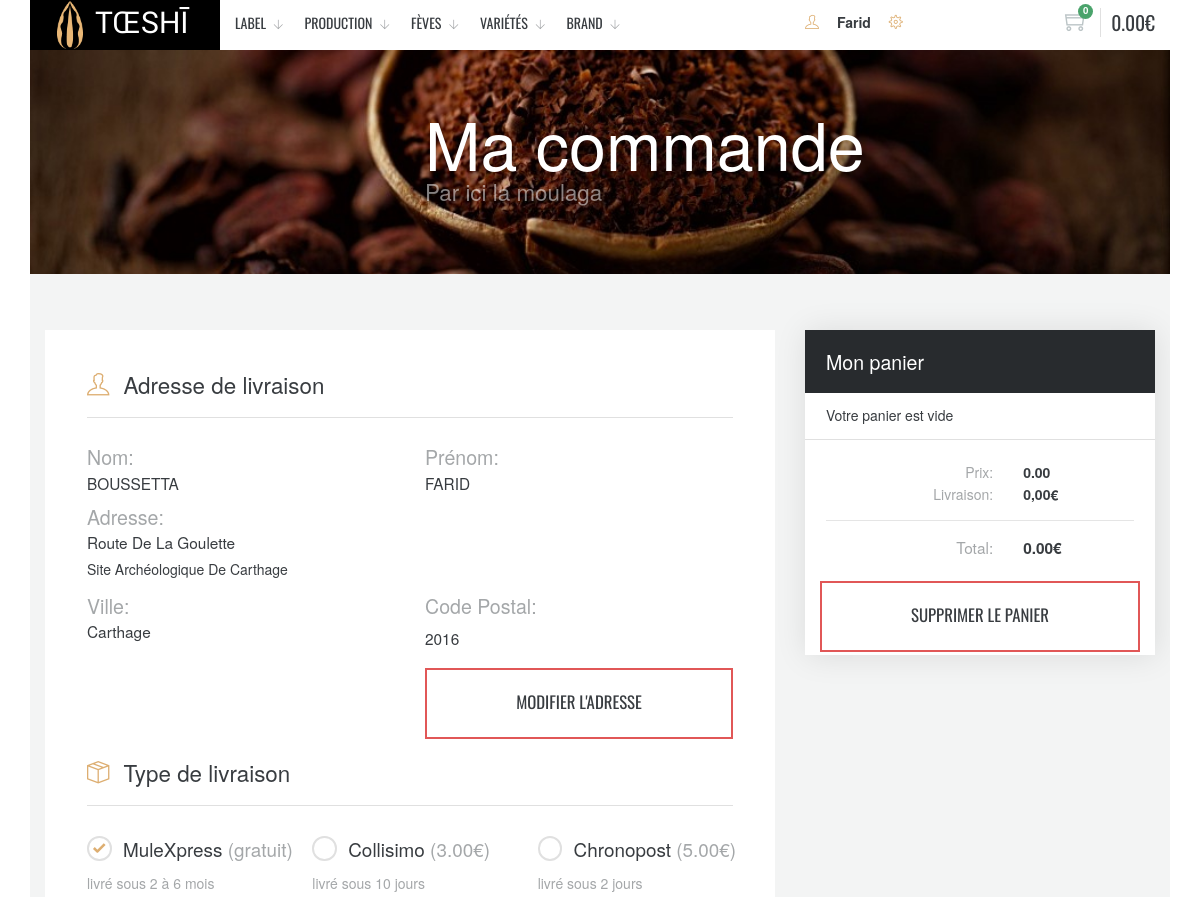
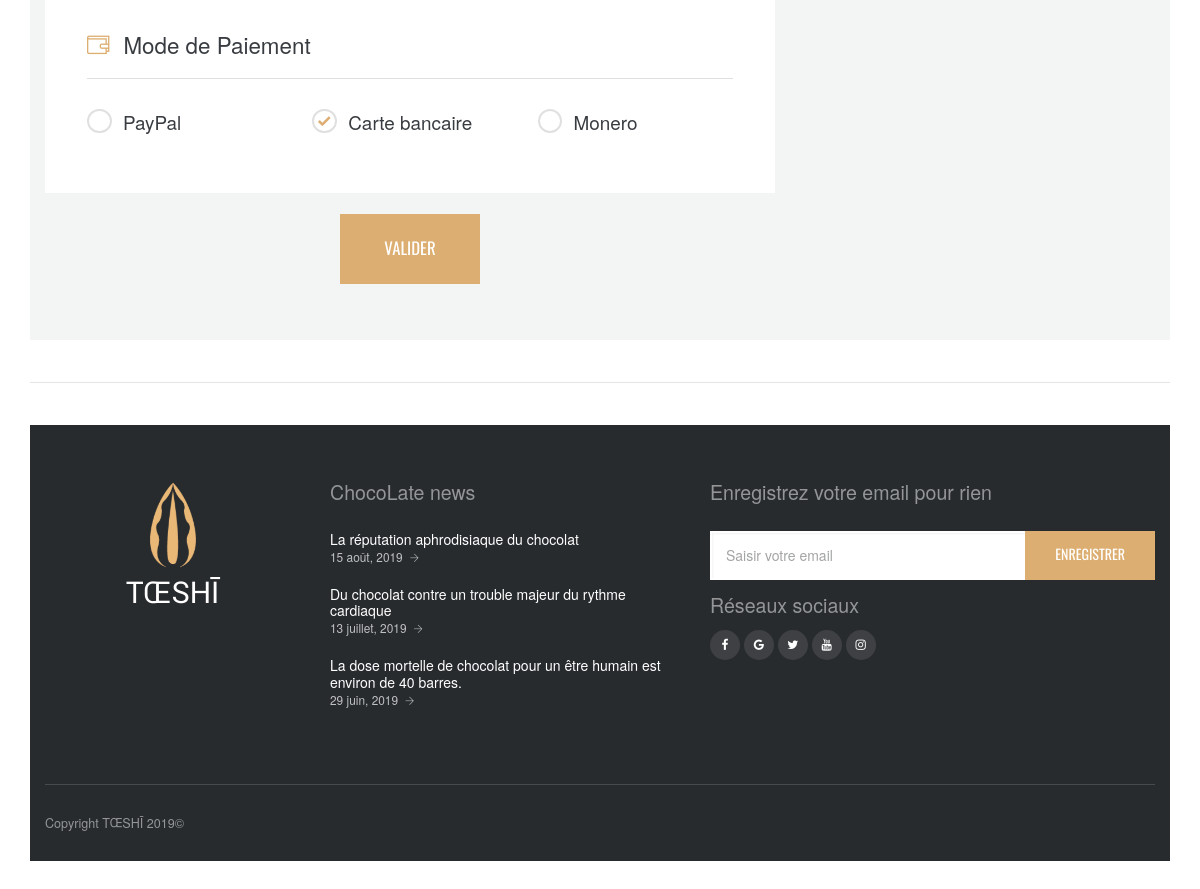
/STORE-APP/mvc_fo/webroot/index.php?module=checkout&action=index (signed in), run on the app's committed database (2 pictures, top to bottom).
### tables this page shows
CREATE TABLE IF NOT EXISTS `st_categories_main` (
  `cat_main_id` int(11) NOT NULL AUTO_INCREMENT,
  `cat_main_descr` varchar(45) NOT NULL,
  `cat_main_img` varchar(255) NOT NULL,
  PRIMARY KEY (`cat_main_id`) USING BTREE
);

CREATE TABLE IF NOT EXISTS `st_addresses` (
  `add_id` int(11) NOT NULL AUTO_INCREMENT,
  `st_customers_cus_id` int(11) NOT NULL,
  `add_address1` varchar(100) NOT NULL,
  `add_address2` varchar(100) DEFAULT NULL,
  `add_zipcode` varchar(5) NOT NULL,
  `add_city` varchar(45) NOT NULL,
  PRIMARY KEY (`add_id`),
  KEY `fk_st_addresses_st_customers1_idx` (`st_customers_cus_id`)
);

### STORE-APP/mvc_fo/app/model/home/slider_categories.php (called while the page is built, shortened)
<?php
function display_cat(){
	global $pdo;
	try {
		$query= "SELECT *
					FROM st_categories_main ";
		$req = $pdo->prepare($query);
		$req->execute();
		$req->setFetchMode(PDO::FETCH_ASSOC);
		$categories = $req->fetchAll();
		return $categories;
	 }catch (Exception $e) {
		return false;
	}
}

### STORE-APP/mvc_fo/app/model/checkout/get_caddie.php (called while the page is built, shortened)
<?php
function get_caddie()
{
	$user = $_SESSION["user"]["cus_id"]??0;
	global $pdo;
	try {
		$query = "SELECT pro_price_euro*cad_qt as price,pro_title,pro_id,cad_qt,pro_price_euro,pro_subtitle1,pro_descr
					FROM st_caddies, st_products
					WHERE st_products_pro_id = pro_id
					AND st_customers_cus_id = :userid
                    ORDER BY pro_date DESC";
		$req = $pdo->prepare($query);
		$req->bindParam(":userid", $user, PDO::PARAM_INT);
		$req->execute();
		$req->setFetchMode(PDO::FETCH_ASSOC);
		$caddie = $req->fetchAll();
		return $caddie;
	} catch (Exception $e) {
		die("Erreur MySQL :" . utf8_encode($e->getMessage()));
		return false;
	}
}
function get_caddie_total()
{
	$user = $_SESSION["user"]["cus_id"]??0;
	global $pdo;
	try {
		$query = "SELECT SUM(pro_price_euro*cad_qt) AS total, SUM(cad_qt) as totalq
					FROM st_caddies, st_products
					WHERE st_products_pro_id = pro_id
					AND st_customers_cus_id = :userid";
		$req = $pdo->prepare($query);
		$req->bindParam(":userid", $user, PDO::PARAM_INT);
		$req->execute();
		$req->setFetchMode(PDO::FETCH_ASSOC);
		$total = $req->fetch();
		return $total;
	} catch (Exception $e) {
		die("Erreur MySQL :" . utf8_encode($e->getMessage()));
		return false;
	}
}

### STORE-APP/mvc_fo/app/model/checkout/read_address.php (called while the page is built, shortened)
<?php
function read_address($address){
   global $pdo;
   try {
      $query= "SELECT *
               FROM st_addresses A, st_customers B
               WHERE A.st_customers_cus_id=B.cus_id
                  AND cus_id=:id";
      $req = $pdo->prepare($query);
      $req->bindParam(":id", $address, PDO::PARAM_INT);
      $req->execute();
      $req->setFetchMode(PDO::FETCH_ASSOC);
      $data = $req->fetch();
      return $data;
    }catch (Exception $e) {
      return false;
   }
}

### STORE-APP/mvc_fo/app/view/checkout/index.php (the view, shortened to what this page needs)
	<div id="content">
		<div class="page-title bg-dark dark">
			<div class="bg-image bg-parallax"><img src="assets/img/photos/bg-croissant2.jpg" alt="bandeau"></div>
			<div class="container">
				<div class="row">
					<div class="col-lg-8 push-lg-4">
						<h1 class="mb-0">Ma commande</h1>
						<h4 class="text-muted mb-0">Par ici la moulaga</h4>
					</div>
				</div>
			</div>
		</div>
		<section class="section bg-light">
			<div class="container">
				<div class="row">
					<div class="col-xl-4 push-xl-8 col-lg-5 push-lg-7">
						<div class="shadow bg-white stick-to-content mb-4">
							<div class="bg-dark dark p-4"><h5 class="mb-0">Mon panier</h5></div>
							<table class="table-cart">
								<?php if (count($caddie)==0) {?>
								<tr>
									<td>Votre panier est vide </td>
								</tr>
								<?php
								}
								?>
							</table>
							<div class="cart-summary">
								<div class="row">
									<div class="col-7 text-right text-muted">Prix:</div>
									<div class="col-5"><strong><?= $total['total'];?></strong></div>
								</div>
								<div class="row">
									<div class="col-7 text-right text-muted">Livraison:</div>
									<div class="col-5"><strong id='livraison'>0</strong><strong>,00€</strong></div>
								</div>
								<hr class="hr-sm">
								<div class="row text-md">
									<div class="col-7 text-right text-muted">Total:</div>
									<div class="col-5"><strong id="total"><?= $total['total'];?></strong><strong>€</strong></div>
								</div>
							</div>
							<div class="col-sm-12 pb-1">
								<a href="index.php?module=checkout&action=index&fait=deletepanier" class="btn btn-outline-danger btn-lg btn-block"><span>Supprimer le panier</span></a>
							</div>
						</div>
					</div>
					<div class="col-xl-8 pull-xl-4 col-lg-7 pull-lg-5">
						<div class="bg-white p-4 p-md-5 mb-4">
							<h4 class="border-bottom pb-4"><i class="ti ti-user mr-3 text-primary"></i>Adresse de livraison</h4>
							<div class="row mb-4">
								<div class="form-group col-sm-6">
									<h5 class="text-muted mb-2">Nom:</h5>
									<h6 class="mb-2 text-uppercase"><?= $_SESSION["user"]["cus_lastname"] ?></h6>
								</div>
								<div class="form-group col-sm-6">
									<h5 class="text-muted mb-2">Prénom:</h5>
									<h6 class="mb-2 text-uppercase"><?= $_SESSION["user"]["cus_firstname"] ?></h6>
								</div>
								<div class="form-group col-sm-12">
									<h5 class="text-muted mb-2 text-capitalize">Adresse:</h5>
									<h6 class="mb-2 text-capitalize"><?= $read_add["add_address1"] ?></h6>
									<p class="mb-2 text-capitalize"><?= $read_add["add_address2"] ?></p>
								</div>
								<div class="form-group col-sm-6">
									<h5 class="text-muted mb-2">Ville:</h5>
									<h6 class="mb-3 text-capitalize"><?= $read_add["add_city"] ?></h6>
								</div>
								<div class="form-group col-sm-6">
									<h5 class="text-muted mb-3">Code Postal:</h5>
									<h6 class="mb-3"><?= $read_add["add_zipcode"] ?></h6>
								</div>
								<div class="col-sm-6">
									</div>
									<div class="col-sm-6">
										<button class="btn btn-outline-danger btn-lg btn-block"  data-target="#editModal" data-toggle="modal"><span>modifier l'adresse</span></a>
									</div>
								</div>
								<form action="index.php?module=checkout&action=checkout" method="post">
								<h4 class="border-bottom pb-4"><i class="ti ti-package mr-3 text-primary"></i>Type de livraison</h4>
							<div class="row text-lg">
								<div class="col-xl-4 col-sm-6 form-group">
									<label class="custom-control custom-radio">
										<span class="custom-control-indicator"></span>
										<span class="custom-control-description">MuleXpress</span>
										<span class="caption text-muted">&nbsp;(gratuit)</span>
									</label>
									<p class="caption text-muted">livré sous 2 à 6 mois</p>
								</div>
								<div class="col-xl-4 col-sm-6 form-group">
									<label class="custom-control custom-radio">
										<span class="custom-control-indicator"></span>
										<span class="custom-control-description">Collisimo</span>
										<span class="caption text-muted">&nbsp;(3.00€)</span>
									</label>
									<p class="caption text-muted">livré sous 10 jours</p>
								</div>
								<div class="col-xl-4 col-sm-6 form-group">
									<label class="custom-control custom-radio">
										<span class="custom-control-indicator"></span>
										<span class="custom-control-description">Chronopost</span>
										<span class="caption text-muted">&nbsp;(5.00€)</span>
									</label>
									<p class="caption text-muted">livré sous 2 jours</p>
								</div>
							</div>
							<h4 class="border-bottom pb-4"><i class="ti ti-wallet mr-3 text-primary"></i>Mode de Paiement</h4>
							<div class="row text-lg">
								<div class="col-md-4 col-sm-6 form-group">
									<label class="custom-control custom-radio">
										<span class="custom-control-indicator"></span>
										<span class="custom-control-description">PayPal</span>
									</label>
								</div>
								<div class="col-md-4 col-sm-6 form-group">
									<label class="custom-control custom-radio">
										<span class="custom-control-indicator"></span>
										<span class="custom-control-description">Carte bancaire</span>
									</label>
								</div>
								<div class="col-md-4 col-sm-6 form-group">
									<label class="custom-control custom-radio">
										<span class="custom-control-indicator"></span>
										<span class="custom-control-description">Monero</span>
									</label>
								</div>
							</div>
						</div>
						<div class="text-center">
						<button type="submit" class="btn btn-primary btn-lg"><span>Valider</span></button>
						</div>
					</div>
				</div>
			</div>
		</section>
<?php include("../app/view/layout/footer.inc.php");?>

### STORE-APP/mvc_fo/webroot/index.php (shortened to what this page needs)
<?php
if(!isset($_GET["module"])){
	$module=DEFAULT_MODULE;
}else{
	$module=$_GET["module"];
}
if(!isset($_GET["action"])){
	$action=DEFAULT_ACTION;
}else{
	$action=$_GET["action"];
}
$file='../app/controller/' . $module .'/' . $action . '.php';
if(file_exists($file)){
	include ($file);
}else{
	die(" Page ERREUR 404");
}

### STORE-APP/mvc_fo/app/controller/checkout/index.php (shortened to what this page needs)
<?php
if ($_SERVER["REQUEST_METHOD"] == "GET") {
	include("../app/model/checkout/read_address.php");
	$read_add=read_address($_SESSION["user"]["cus_id"]);
	include("../app/view/layout/header.inc.php");
	include("../app/view/checkout/index.php");
}

### STORE-APP/mvc_fo/app/view/layout/header.inc.php (shortened to what this page needs)
<!DOCTYPE html>
<html lang="<?= APP_LANG ?>">
<head>
	<?php
		include("../app/model/checkout/get_caddie.php");
		$caddie=get_caddie();
		$total=get_caddie_total();
		include("../app/model/home/slider_categories.php");
		$categ=display_cat();
	?>
	<link rel="stylesheet" href="assets/plugins/bootstrap/dist/css/bootstrap.min.css" />
	<link rel="stylesheet" href="assets/plugins/slick-carousel/slick/slick.css" />
	<link rel="stylesheet" href="assets/plugins/animate.css/animate.min.css" />
	<link rel="stylesheet" href="assets/plugins/animsition/dist/css/animsition.min.css" />
	<link rel="stylesheet" href="assets/css/themify-icons.css" />
	<link rel="stylesheet" href="assets/plugins/font-awesome/css/font-awesome.min.css" />
	<link id="theme" rel="stylesheet" href="assets/css/themes/theme-beige.min.css" />
	<link href="assets/css/mystyle.css" rel="stylesheet">
</head>
<body>
<div id="body-wrapper" class="animsition">
	<header id="header" class="light menuFixed">
		<div class="container">
			<div class="row">
				<div class="col-md-2 bgLogo">
					<div class="module module-navigation logo_0">
						<ul class="nav nav-main mgTest">
							<li>
								<a href="index.php">
									<img src="assets/img/logo/logo_0.png" alt="logo" width="50" >
								</a>
							</li>
							<li class="toeshi left">
								<a href="index.php">
									<span><?=SITE_NAME?></span>
								</a>
							</li>
						</ul>
					</div>
				</div>
				<div class="col-md-6">
					<nav class="module module-navigation left mr-4">
						<ul id="nav-main" class="nav nav-main">
							<?php
								$i=0; foreach ($categ as $newcateg ) {
							?>
							<li class="has-dropdown">
								<a href="#"><?= $categ[$i]['cat_main_descr']?></a>
							</li>
							<?php
								$i++;
							}
							?>
						</ul>
					</nav>
				</div>
				<div class="col-md-4">
					<div class="module left">
						<i class="ti ti-user mr-3 text-primary"></i>
						<?php
							if (!isset($_SESSION["user"])){
						?>
						<a href="index.php?module=customer&action=login"  data-toggle="modal" data-target="#logoutModal">
							Mon compte
						</a>
						<?php
							} else{
						?>
						<a href="#" data-toggle="modal" data-target="#logoutModal" class="font-weight-bold text-capitalize"><?= $_SESSION["user"]["cus_firstname"] ?></a>
						<?php
							}
						?>
						<?php
							if (isset($_SESSION["user"])) {
								if ($_SESSION["user"]["cus_admin"]==1) {
						?>
						<a href="../../mvc_bo/view/dashboard/dashboard.php"><i class="ti ti-settings ml-3 text-primary"></i></a>
						<?php
							}
						}
						?>
					</div>
					<?php if($total['total']==null){ $total['total']="0.00"; $total['totalq']="0"; }?>
					<a href="#" class="module module-cart right" data-toggle="panel-cart">
						<span class="cart-icon">
							<i class="ti ti-shopping-cart"></i>
							<span class="notification"><?php echo $total['totalq'];?></span>
						</span>
						<span class="cart-value"><?php echo $total['total'].'€';?> </span>
					</a>
				</div>
			</div>
		</div>
	</header>

### STORE-APP/mvc_fo/app/view/layout/footer.inc.php (shortened to what this page needs)
 <hr>
		<footer id="footer" class="bg-dark dark">
			<div class="container">
				<div class="footer-first-row row">
					<div class="col-lg-3 text-center mb-4">
						<a href="index.html"><img src="assets/img/logo/logo_0.png" alt="logo" width="88" class=""></a><br>
						<span class="toeshi"><?=SITE_NAME?></span>
					</div>
					<div class="col-lg-4 col-md-6">
						<h5 class="text-muted">ChocoLate news</h5>
						<ul class="list-posts">
							<li>
								<a href="https://www.alimentarium.org/fr/savoir/la-r%C3%A9putation-aphrodisiaque-du-chocolat" class="title">La réputation aphrodisiaque du chocolat</a>
								<span class="date">15 août, 2019</span>
							</li>
							<li>
								<a href="https://www.planetesante.ch/Magazine/Alimentation-et-nutrition/Cafe-et-chocolat/Du-chocolat-contre-un-trouble-majeur-du-rythme-cardiaque" class="title">Du chocolat contre un trouble majeur du rythme cardiaque</a>
								<span class="date">13 juillet, 2019</span>
							</li>
							<li>
								<a href="https://www.virginradio.fr/insolite-10-choses-que-vous-ne-savez-pas-sur-le-chocolat-a352119.html" class="title">La dose mortelle de chocolat pour un être humain est environ de 40 barres.</a>
								<span class="date">29 juin, 2019</span>
							</li>
						</ul>
					</div>
					<div class="col-lg-5 col-md-6">
						<h5 class="text-muted">Enregistrez votre email pour rien</h5>
						<form action="//suelo.us12.list-manage.com/subscribe/post-json?u=ed47dbfe167d906f2bc46a01b&amp;id=24ac8a22ad" id="sign-up-form" class="sign-up-form validate-form mb-3" method="POST">
							<div class="input-group">
								<input name="EMAIL" id="mce-EMAIL" type="email" class="form-control" placeholder="Saisir votre email" required>
								<span class="input-group-btn">
									<button class="btn btn-primary btn-submit" type="submit">
										<span class="description">Enregistrer</span>
									</button>
								</span>
							</div>
						</form>
						<h5 class="text-muted mb-3">Réseaux sociaux</h5>
						<a href="#" class="icon icon-social icon-circle icon-sm icon-facebook"><i class="fa fa-facebook"></i></a>
						<a href="#" class="icon icon-social icon-circle icon-sm icon-google"><i class="fa fa-google"></i></a>
						<a href="#" class="icon icon-social icon-circle icon-sm icon-twitter"><i class="fa fa-twitter"></i></a>
						<a href="#" class="icon icon-social icon-circle icon-sm icon-youtube"><i class="fa fa-youtube"></i></a>
						<a href="#" class="icon icon-social icon-circle icon-sm icon-instagram"><i class="fa fa-instagram"></i></a>
					</div>
				</div>
				<div class="footer-second-row">
					<span class="text-muted">Copyright <?=SITE_NAME?> 2019©</span>
				</div>
			</div>
		</footer>
	</div>
	<div>
		<pre>
		</pre>
	</div>
</div>
</body>
</html>

### STORE-APP/mvc_fo/webroot/assets/css/mystyle.css (style rules this page uses)
.logo_0 { margin: 0px !important; padding: 0px !important; }
.bgLogo { background-color: black; }
.mgTest li { margin: 0px !important; }
.toeshi { margin-top: 30px !important; color: white; font-family: 'Red Hat Text', sans-serif; font-size: 30px; }
.module { padding-bottom: 0px !important; padding-top: 0px !important; }

### data on the page
st_categories_main: cat_main_descr "LABEL"
st_categories_main: cat_main_descr "PRODUCTION"
st_categories_main: cat_main_descr "FÈVES"
st_categories_main: cat_main_descr "VARIÉTÉS"
st_categories_main: cat_main_descr "BRAND"
st_addresses: add_address1 "Route De La Goulette", add_address2 "Site Archéologique De Carthage", add_city "Carthage", add_zipcode "2016"

### other printed values
SITE_NAME "TŒSHĪ"
$_SESSION["user"]["cus_firstname"] "Farid"
$total['totalq'] "0"
$total['total'] "0.00"
$_SESSION["user"]["cus_lastname"] "BOUSSETTA"
$_SESSION["user"]["cus_firstname"] "FARID"
